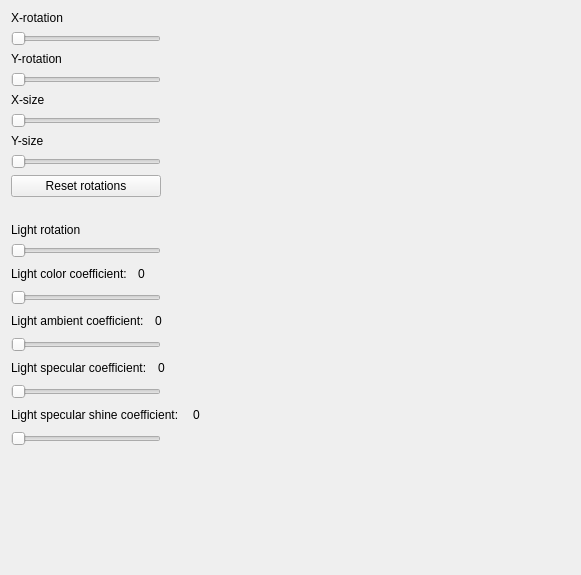
<?xml version="1.0" encoding="UTF-8"?>
<ui version="4.0">
 <class>Sc8LightingOptionsForm</class>
 <widget class="QWidget" name="Sc8LightingOptionsForm">
  <property name="geometry">
   <rect>
    <x>0</x>
    <y>0</y>
    <width>581</width>
    <height>575</height>
   </rect>
  </property>
  <property name="windowTitle">
   <string>Form</string>
  </property>
  <layout class="QVBoxLayout" name="verticalLayout">
   <item>
    <widget class="QLabel" name="xRotationSliderLabel">
     <property name="text">
      <string>X-rotation</string>
     </property>
    </widget>
   </item>
   <item>
    <widget class="QSlider" name="xRotationSlider">
     <property name="sizePolicy">
      <sizepolicy hsizetype="Fixed" vsizetype="Fixed">
       <horstretch>0</horstretch>
       <verstretch>0</verstretch>
      </sizepolicy>
     </property>
     <property name="minimumSize">
      <size>
       <width>150</width>
       <height>0</height>
      </size>
     </property>
     <property name="baseSize">
      <size>
       <width>0</width>
       <height>0</height>
      </size>
     </property>
     <property name="maximum">
      <number>100</number>
     </property>
     <property name="orientation">
      <enum>Qt::Horizontal</enum>
     </property>
    </widget>
   </item>
   <item>
    <widget class="QLabel" name="yRotationSliderLabel">
     <property name="text">
      <string>Y-rotation</string>
     </property>
    </widget>
   </item>
   <item>
    <widget class="QSlider" name="yRotationSlider">
     <property name="sizePolicy">
      <sizepolicy hsizetype="Fixed" vsizetype="Fixed">
       <horstretch>0</horstretch>
       <verstretch>0</verstretch>
      </sizepolicy>
     </property>
     <property name="minimumSize">
      <size>
       <width>150</width>
       <height>0</height>
      </size>
     </property>
     <property name="baseSize">
      <size>
       <width>0</width>
       <height>0</height>
      </size>
     </property>
     <property name="maximum">
      <number>100</number>
     </property>
     <property name="orientation">
      <enum>Qt::Horizontal</enum>
     </property>
    </widget>
   </item>
   <item>
    <widget class="QLabel" name="xSizeSliderLabel">
     <property name="text">
      <string>X-size</string>
     </property>
    </widget>
   </item>
   <item>
    <widget class="QSlider" name="xSizeSlider">
     <property name="sizePolicy">
      <sizepolicy hsizetype="Fixed" vsizetype="Fixed">
       <horstretch>0</horstretch>
       <verstretch>0</verstretch>
      </sizepolicy>
     </property>
     <property name="minimumSize">
      <size>
       <width>150</width>
       <height>0</height>
      </size>
     </property>
     <property name="minimum">
      <number>100</number>
     </property>
     <property name="maximum">
      <number>1000</number>
     </property>
     <property name="orientation">
      <enum>Qt::Horizontal</enum>
     </property>
    </widget>
   </item>
   <item>
    <widget class="QLabel" name="ySizeSliderLabel">
     <property name="text">
      <string>Y-size</string>
     </property>
    </widget>
   </item>
   <item>
    <widget class="QSlider" name="ySizeSlider">
     <property name="sizePolicy">
      <sizepolicy hsizetype="Fixed" vsizetype="Fixed">
       <horstretch>0</horstretch>
       <verstretch>0</verstretch>
      </sizepolicy>
     </property>
     <property name="minimumSize">
      <size>
       <width>150</width>
       <height>0</height>
      </size>
     </property>
     <property name="minimum">
      <number>100</number>
     </property>
     <property name="maximum">
      <number>1000</number>
     </property>
     <property name="orientation">
      <enum>Qt::Horizontal</enum>
     </property>
    </widget>
   </item>
   <item>
    <widget class="QPushButton" name="resetRotationsPushButton">
     <property name="sizePolicy">
      <sizepolicy hsizetype="Fixed" vsizetype="Fixed">
       <horstretch>0</horstretch>
       <verstretch>0</verstretch>
      </sizepolicy>
     </property>
     <property name="minimumSize">
      <size>
       <width>150</width>
       <height>0</height>
      </size>
     </property>
     <property name="text">
      <string>Reset rotations</string>
     </property>
    </widget>
   </item>
   <item>
    <spacer name="verticalSpacer_2">
     <property name="orientation">
      <enum>Qt::Vertical</enum>
     </property>
     <property name="sizeType">
      <enum>QSizePolicy::Fixed</enum>
     </property>
     <property name="sizeHint" stdset="0">
      <size>
       <width>20</width>
       <height>20</height>
      </size>
     </property>
    </spacer>
   </item>
   <item>
    <widget class="QLabel" name="lightRotationSliderLabel">
     <property name="text">
      <string>Light rotation</string>
     </property>
    </widget>
   </item>
   <item>
    <widget class="QSlider" name="lightRotationSlider">
     <property name="sizePolicy">
      <sizepolicy hsizetype="Fixed" vsizetype="Fixed">
       <horstretch>0</horstretch>
       <verstretch>0</verstretch>
      </sizepolicy>
     </property>
     <property name="minimumSize">
      <size>
       <width>150</width>
       <height>0</height>
      </size>
     </property>
     <property name="maximum">
      <number>360</number>
     </property>
     <property name="orientation">
      <enum>Qt::Horizontal</enum>
     </property>
    </widget>
   </item>
   <item>
    <layout class="QHBoxLayout" name="horizontalLayout_4">
     <item>
      <widget class="QLabel" name="lightColorCoefSliderLabel">
       <property name="text">
        <string>Light color coefficient:</string>
       </property>
      </widget>
     </item>
     <item>
      <spacer name="horizontalSpacer_7">
       <property name="orientation">
        <enum>Qt::Horizontal</enum>
       </property>
       <property name="sizeType">
        <enum>QSizePolicy::Fixed</enum>
       </property>
       <property name="sizeHint" stdset="0">
        <size>
         <width>5</width>
         <height>20</height>
        </size>
       </property>
      </spacer>
     </item>
     <item>
      <widget class="QLabel" name="lightColorCoefValueLabel">
       <property name="text">
        <string>0</string>
       </property>
      </widget>
     </item>
     <item>
      <spacer name="horizontalSpacer_8">
       <property name="orientation">
        <enum>Qt::Horizontal</enum>
       </property>
       <property name="sizeHint" stdset="0">
        <size>
         <width>40</width>
         <height>20</height>
        </size>
       </property>
      </spacer>
     </item>
    </layout>
   </item>
   <item>
    <widget class="QSlider" name="lightColorCoefSlider">
     <property name="sizePolicy">
      <sizepolicy hsizetype="Fixed" vsizetype="Fixed">
       <horstretch>0</horstretch>
       <verstretch>0</verstretch>
      </sizepolicy>
     </property>
     <property name="minimumSize">
      <size>
       <width>150</width>
       <height>0</height>
      </size>
     </property>
     <property name="maximum">
      <number>100</number>
     </property>
     <property name="orientation">
      <enum>Qt::Horizontal</enum>
     </property>
    </widget>
   </item>
   <item>
    <layout class="QHBoxLayout" name="horizontalLayout">
     <item>
      <widget class="QLabel" name="lightAmbientCoefSliderLabel">
       <property name="text">
        <string>Light ambient coefficient:</string>
       </property>
      </widget>
     </item>
     <item>
      <spacer name="horizontalSpacer">
       <property name="orientation">
        <enum>Qt::Horizontal</enum>
       </property>
       <property name="sizeType">
        <enum>QSizePolicy::Fixed</enum>
       </property>
       <property name="sizeHint" stdset="0">
        <size>
         <width>5</width>
         <height>20</height>
        </size>
       </property>
      </spacer>
     </item>
     <item>
      <widget class="QLabel" name="lightAmbientCoefValueLabel">
       <property name="text">
        <string>0</string>
       </property>
      </widget>
     </item>
     <item>
      <spacer name="horizontalSpacer_2">
       <property name="orientation">
        <enum>Qt::Horizontal</enum>
       </property>
       <property name="sizeHint" stdset="0">
        <size>
         <width>40</width>
         <height>20</height>
        </size>
       </property>
      </spacer>
     </item>
    </layout>
   </item>
   <item>
    <widget class="QSlider" name="lightAmbientCoefSlider">
     <property name="sizePolicy">
      <sizepolicy hsizetype="Fixed" vsizetype="Fixed">
       <horstretch>0</horstretch>
       <verstretch>0</verstretch>
      </sizepolicy>
     </property>
     <property name="minimumSize">
      <size>
       <width>150</width>
       <height>0</height>
      </size>
     </property>
     <property name="maximum">
      <number>100</number>
     </property>
     <property name="orientation">
      <enum>Qt::Horizontal</enum>
     </property>
    </widget>
   </item>
   <item>
    <layout class="QHBoxLayout" name="horizontalLayout_2">
     <item>
      <widget class="QLabel" name="lightSpecularCoefSliderLabel">
       <property name="text">
        <string>Light specular coefficient:</string>
       </property>
      </widget>
     </item>
     <item>
      <spacer name="horizontalSpacer_4">
       <property name="orientation">
        <enum>Qt::Horizontal</enum>
       </property>
       <property name="sizeType">
        <enum>QSizePolicy::Fixed</enum>
       </property>
       <property name="sizeHint" stdset="0">
        <size>
         <width>5</width>
         <height>20</height>
        </size>
       </property>
      </spacer>
     </item>
     <item>
      <widget class="QLabel" name="lightSpecularCoefValueLabel">
       <property name="text">
        <string>0</string>
       </property>
      </widget>
     </item>
     <item>
      <spacer name="horizontalSpacer_3">
       <property name="orientation">
        <enum>Qt::Horizontal</enum>
       </property>
       <property name="sizeHint" stdset="0">
        <size>
         <width>40</width>
         <height>20</height>
        </size>
       </property>
      </spacer>
     </item>
    </layout>
   </item>
   <item>
    <widget class="QSlider" name="lightSpecularCoefSlider">
     <property name="sizePolicy">
      <sizepolicy hsizetype="Fixed" vsizetype="Fixed">
       <horstretch>0</horstretch>
       <verstretch>0</verstretch>
      </sizepolicy>
     </property>
     <property name="minimumSize">
      <size>
       <width>150</width>
       <height>0</height>
      </size>
     </property>
     <property name="maximum">
      <number>100</number>
     </property>
     <property name="orientation">
      <enum>Qt::Horizontal</enum>
     </property>
    </widget>
   </item>
   <item>
    <layout class="QHBoxLayout" name="horizontalLayout_3">
     <item>
      <widget class="QLabel" name="lightSpecularShineCoefSliderLabel">
       <property name="text">
        <string>Light specular shine coefficient: </string>
       </property>
      </widget>
     </item>
     <item>
      <spacer name="horizontalSpacer_5">
       <property name="orientation">
        <enum>Qt::Horizontal</enum>
       </property>
       <property name="sizeType">
        <enum>QSizePolicy::Fixed</enum>
       </property>
       <property name="sizeHint" stdset="0">
        <size>
         <width>5</width>
         <height>20</height>
        </size>
       </property>
      </spacer>
     </item>
     <item>
      <widget class="QLabel" name="lightSpecularShineCoefValueLabel">
       <property name="text">
        <string>0</string>
       </property>
       <property name="textInteractionFlags">
        <set>Qt::LinksAccessibleByMouse</set>
       </property>
      </widget>
     </item>
     <item>
      <spacer name="horizontalSpacer_6">
       <property name="orientation">
        <enum>Qt::Horizontal</enum>
       </property>
       <property name="sizeHint" stdset="0">
        <size>
         <width>10</width>
         <height>20</height>
        </size>
       </property>
      </spacer>
     </item>
    </layout>
   </item>
   <item>
    <widget class="QSlider" name="lightSpecularShineCoefSlider">
     <property name="sizePolicy">
      <sizepolicy hsizetype="Fixed" vsizetype="Fixed">
       <horstretch>0</horstretch>
       <verstretch>0</verstretch>
      </sizepolicy>
     </property>
     <property name="minimumSize">
      <size>
       <width>150</width>
       <height>0</height>
      </size>
     </property>
     <property name="baseSize">
      <size>
       <width>0</width>
       <height>0</height>
      </size>
     </property>
     <property name="minimum">
      <number>2</number>
     </property>
     <property name="maximum">
      <number>256</number>
     </property>
     <property name="singleStep">
      <number>2</number>
     </property>
     <property name="pageStep">
      <number>32</number>
     </property>
     <property name="orientation">
      <enum>Qt::Horizontal</enum>
     </property>
    </widget>
   </item>
   <item>
    <spacer name="verticalSpacer">
     <property name="orientation">
      <enum>Qt::Vertical</enum>
     </property>
     <property name="sizeHint" stdset="0">
      <size>
       <width>20</width>
       <height>37</height>
      </size>
     </property>
    </spacer>
   </item>
  </layout>
 </widget>
 <resources/>
 <connections/>
</ui>
